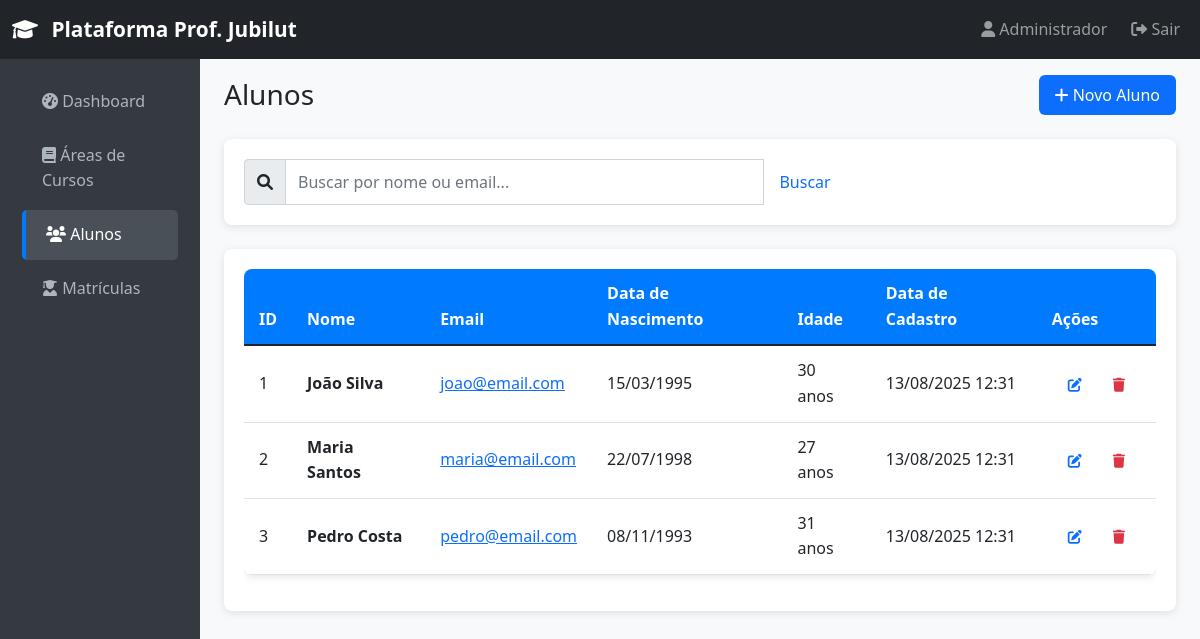
Page /alunos (signed in) on the committed database.
### tables this page shows
CREATE TABLE IF NOT EXISTS alunos (
    id INT AUTO_INCREMENT PRIMARY KEY,
    nome VARCHAR(255) NOT NULL,
    email VARCHAR(255) NOT NULL UNIQUE,
    data_nascimento DATE,
    created_at TIMESTAMP DEFAULT CURRENT_TIMESTAMP,
    updated_at TIMESTAMP DEFAULT CURRENT_TIMESTAMP ON UPDATE CURRENT_TIMESTAMP
);

### app/Controllers/AlunoController.php (called while the page is built, shortened)
<?php
class AlunoController extends BaseController
{
    private $alunoModel;
    public function __construct()
    {
        $this->alunoModel = new Aluno();
    }
    public function index()
    {
        $search = $_GET['search'] ?? '';
        if (!empty($search)) {
            $alunos = $this->alunoModel->search($search);
        } else {
            $alunos = $this->alunoModel->getAll();
        }
        $this->render('alunos/index', [
            'title' => 'Alunos',
            'alunos' => $alunos,
            'search' => $search
        ]);
    }
}

### app/Config/Database.php (called while the page is built, shortened)
<?php
class Database
{
    private static $instance = null;
    private $connection;
    private function __construct()
    {
        $host = $_ENV['DB_HOST'] ?? 'localhost';
        $dbname = $_ENV['DB_NAME'] ?? 'plataforma_ensino';
        $username = $_ENV['DB_USER'] ?? 'root';
        $password = $_ENV['DB_PASS'] ?? '';
        try {
            $this->connection = new \PDO(
                "mysql:host=$host;dbname=$dbname;charset=utf8",
                $username,
                $password,
                [
                    \PDO::ATTR_ERRMODE => \PDO::ERRMODE_EXCEPTION,
                    \PDO::ATTR_DEFAULT_FETCH_MODE => \PDO::FETCH_ASSOC,
                    \PDO::ATTR_EMULATE_PREPARES => false
                ]
            );
        } catch (\PDOException $e) {
            throw new \Exception("Erro na conexão com o banco de dados: " . $e->getMessage());
        }
    }
    public static function getInstance()
    {
        if (self::$instance === null) {
            self::$instance = new self();
        }
        return self::$instance;
    }
    public function getConnection()
    {
        return $this->connection;
    }
}

### app/Models/Aluno.php (called while the page is built, shortened)
<?php
class Aluno
{
    private $db;
    public function __construct()
    {
        $this->db = Database::getInstance()->getConnection();
    }
    public function getAll()
    {
        $stmt = $this->db->query("SELECT * FROM alunos ORDER BY nome");
        return $stmt->fetchAll();
    }
}

### app/Views/alunos/index.php (the view, shortened to what this page needs)
<div class="d-flex justify-content-between align-items-center mb-4">
    <h1 class="h3 mb-0">Alunos</h1>
    <a href="/alunos/create" class="btn btn-primary">
        <i class="fas fa-plus"></i> Novo Aluno
    </a>
</div>
<div class="card mb-4">
    <div class="card-body">
        <form method="GET" action="/alunos" class="row g-3">
            <div class="col-md-8">
                <div class="input-group">
                    <span class="input-group-text">
                        <i class="fas fa-search"></i>
                    </span>
                    <input type="text"
                           class="form-control"
                           name="search"
                           value="<?= htmlspecialchars($search ?? '') ?>"
                           placeholder="Buscar por nome ou email...">
                    <button type="submit" class="btn btn-outline-primary">Buscar</button>
                </div>
            </div>
            <div class="col-md-4">
            </div>
        </form>
    </div>
</div>
<div class="card">
    <div class="card-body">
        <?php if (empty($alunos)): ?>
            <div class="text-center py-4">
                <i class="fas fa-users fa-3x text-muted mb-3"></i>
                <h5 class="text-muted">
                    <?= !empty($search) ? 'Nenhum aluno encontrado' : 'Nenhum aluno cadastrado' ?>
                </h5>
                <p class="text-muted">
                    <?= !empty($search) ? 'Tente ajustar os termos da busca.' : 'Clique no botão "Novo Aluno" para começar.' ?>
                </p>
            </div>
        <?php else: ?>
            <div class="table-responsive">
                <table class="table table-hover">
                    <thead>
                        <tr>
                            <th>ID</th>
                            <th>Nome</th>
                            <th>Email</th>
                            <th>Data de Nascimento</th>
                            <th>Idade</th>
                            <th>Data de Cadastro</th>
                            <th>Ações</th>
                        </tr>
                    </thead>
                    <tbody>
                        <?php foreach ($alunos as $aluno): ?>
                            <tr>
                                <td><?= $aluno['id'] ?></td>
                                <td>
                                    <strong><?= htmlspecialchars($aluno['nome']) ?></strong>
                                </td>
                                <td>
                                    <a href="mailto:<?= htmlspecialchars($aluno['email']) ?>">
                                        <?= htmlspecialchars($aluno['email']) ?>
                                    </a>
                                </td>
                                <td>
                                    <?= $aluno['data_nascimento'] ? date('d/m/Y', strtotime($aluno['data_nascimento'])) : '-' ?>
                                </td>
                                <td>
                                    <?php
                                    if ($aluno['data_nascimento']) {
                                        $idade = date_diff(date_create($aluno['data_nascimento']), date_create('today'))->y;
                                        echo $idade . ' anos';
                                    } else {
                                        echo '-';
                                    }
                                    ?>
                                </td>
                                <td>
                                    <?= date('d/m/Y H:i', strtotime($aluno['created_at'])) ?>
                                </td>
                                <td>
                                    <div class="btn-group" role="group">
                                        <a href="/alunos/edit?id=<?= $aluno['id'] ?>"
                                           class="btn btn-sm btn-outline-primary"
                                           title="Editar">
                                            <i class="fas fa-edit"></i>
                                        </a>
                                        <button type="button"
                                                class="btn btn-sm btn-outline-danger"
                                                onclick="confirmDelete(<?= $aluno['id'] ?>, '<?= htmlspecialchars($aluno['nome']) ?>')"
                                                title="Excluir">
                                            <i class="fas fa-trash"></i>
                                        </button>
                                    </div>
                                </td>
                            </tr>
                        <?php endforeach; ?>
                    </tbody>
                </table>
            </div>
        <?php endif; ?>
    </div>
</div>

### public/assets/css/style.css (style rules this page uses)
* { margin: 0; padding: 0; box-sizing: border-box; }
body { font-family: 'Segoe UI', Tahoma, Geneva, Verdana, sans-serif; line-height: 1.6; color: #212529; background: #f8f9fa; }
.card { border: none; border-radius: 8px; box-shadow: 0 2px 8px rgba(0, 0, 0, 0.1); }
.card-body { padding: 20px; }
.btn { border-radius: 6px; padding: 8px 16px; font-weight: 500; border: none; }
.form-control { border-radius: 6px; border: 1px solid #ced4da; padding: 10px 12px; }
.table { border-radius: 8px; overflow: hidden; box-shadow: 0 2px 8px rgba(0, 0, 0, 0.1); }
.table thead th { background: #007bff; color: white; border: none; padding: 12px 15px; font-weight: 600; }
.table tbody td { padding: 12px 15px; border-top: 1px solid #dee2e6; vertical-align: middle; }
h1, h2, h3, h4, h5, h6 { color: #212529; font-weight: 600; }

### rows in the picture
alunos: id "1", nome "João Silva", email "joao@email.com", data_nascimento "15/03/1995", data_nascimento "30", created_at "13/08/2025 12:31"
alunos: id "2", nome "Maria Santos", email "maria@email.com", data_nascimento "22/07/1998", data_nascimento "27", created_at "13/08/2025 12:31"
alunos: id "3", nome "Pedro Costa", email "pedro@email.com", data_nascimento "08/11/1993", data_nascimento "31", created_at "13/08/2025 12:31"
